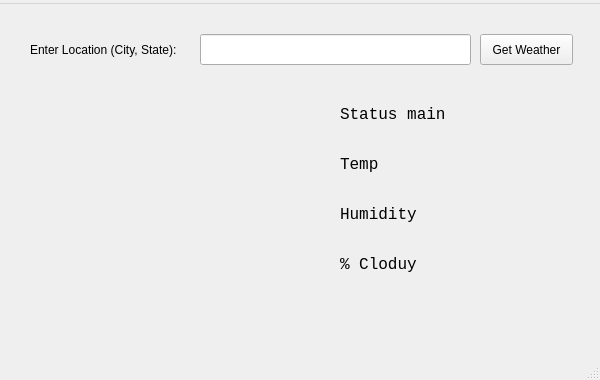
<?xml version="1.0" encoding="UTF-8"?>
<ui version="4.0">
 <class>MainWindow</class>
 <widget class="QMainWindow" name="MainWindow">
  <property name="geometry">
   <rect>
    <x>0</x>
    <y>0</y>
    <width>600</width>
    <height>380</height>
   </rect>
  </property>
  <property name="minimumSize">
   <size>
    <width>600</width>
    <height>380</height>
   </size>
  </property>
  <property name="windowTitle">
   <string>MainWindow</string>
  </property>
  <widget class="QWidget" name="centralwidget">
   <widget class="QPushButton" name="weatherButton">
    <property name="geometry">
     <rect>
      <x>480</x>
      <y>30</y>
      <width>93</width>
      <height>31</height>
     </rect>
    </property>
    <property name="text">
     <string>Get Weather</string>
    </property>
   </widget>
   <widget class="QLabel" name="entryLabel">
    <property name="geometry">
     <rect>
      <x>30</x>
      <y>30</y>
      <width>161</width>
      <height>31</height>
     </rect>
    </property>
    <property name="text">
     <string>Enter Location (City, State):</string>
    </property>
   </widget>
   <widget class="QLineEdit" name="lineEdit">
    <property name="geometry">
     <rect>
      <x>200</x>
      <y>30</y>
      <width>271</width>
      <height>31</height>
     </rect>
    </property>
   </widget>
   <widget class="QLabel" name="lbl1">
    <property name="geometry">
     <rect>
      <x>340</x>
      <y>100</y>
      <width>211</width>
      <height>21</height>
     </rect>
    </property>
    <property name="font">
     <font>
      <family>Consolas</family>
      <pointsize>12</pointsize>
     </font>
    </property>
    <property name="text">
     <string>Status main</string>
    </property>
   </widget>
   <widget class="QLabel" name="lbl2">
    <property name="geometry">
     <rect>
      <x>340</x>
      <y>150</y>
      <width>201</width>
      <height>21</height>
     </rect>
    </property>
    <property name="font">
     <font>
      <family>Consolas</family>
      <pointsize>12</pointsize>
     </font>
    </property>
    <property name="text">
     <string>Temp</string>
    </property>
   </widget>
   <widget class="QLabel" name="lbl3">
    <property name="geometry">
     <rect>
      <x>340</x>
      <y>200</y>
      <width>201</width>
      <height>21</height>
     </rect>
    </property>
    <property name="font">
     <font>
      <family>Consolas</family>
      <pointsize>12</pointsize>
     </font>
    </property>
    <property name="text">
     <string>Humidity</string>
    </property>
   </widget>
   <widget class="QLabel" name="lbl4">
    <property name="geometry">
     <rect>
      <x>340</x>
      <y>250</y>
      <width>211</width>
      <height>21</height>
     </rect>
    </property>
    <property name="font">
     <font>
      <family>Consolas</family>
      <pointsize>12</pointsize>
     </font>
    </property>
    <property name="text">
     <string>% Cloduy</string>
    </property>
   </widget>
  </widget>
  <widget class="QMenuBar" name="menubar">
   <property name="geometry">
    <rect>
     <x>0</x>
     <y>0</y>
     <width>600</width>
     <height>26</height>
    </rect>
   </property>
   <widget class="QMenu" name="menu">
    <property name="title">
     <string/>
    </property>
   </widget>
   <addaction name="menu"/>
  </widget>
  <widget class="QStatusBar" name="statusbar"/>
 </widget>
 <resources/>
 <connections/>
</ui>
